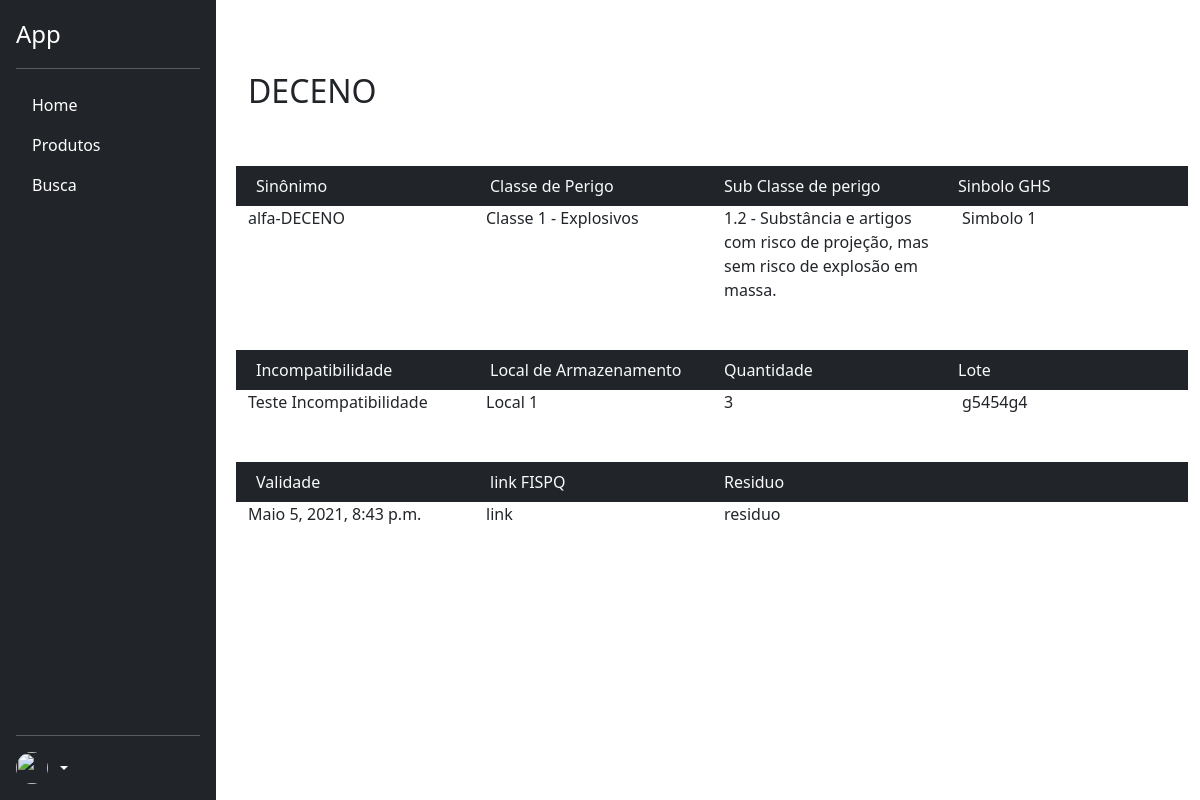
The page /produto/1 (signed in) on the database its author committed.
### core/models.py (models this page shows, shortened)
class Produto(models.Model):
    nome = models.CharField('Nome', max_length=100)
    sinonimo = models.CharField('Sinonimo', max_length=100)
    classe_de_perigo = models.ForeignKey(ClasseDePerigo, on_delete=models.CASCADE)
    sub_classe_de_perigo = models.ForeignKey(SubClassesDePerigo, on_delete=models.CASCADE)
    simbolo_ghs = models.ForeignKey(SimboloGHS, on_delete=models.CASCADE)
    incompatibilidade = models.CharField('Incompatibilidade', max_length=100)
    local_armazenamento = models.ForeignKey(LocalArmazenamento, on_delete=models.CASCADE)
    quantidade = models.IntegerField('Quantidade')
    lote = models.CharField('Lote', max_length=100)
    validate = models.DateTimeField('Data de Validade')
    link_FISPQ = models.CharField('link FISPQ', max_length=100)
    residuo = models.CharField('Residuo', max_length=100)

class ClasseDePerigo(models.Model):
    nome = models.CharField('Nome', max_length=100)
    def __str__(self):
        return f'{self.nome}'

class SubClassesDePerigo(models.Model):
    nome = models.CharField('Nome', max_length=500)
    def __str__(self):
        return f'{self.nome}'

class SimboloGHS(models.Model):
    nome = models.CharField('Nome', max_length=100)
    def __str__(self):
        return f'{self.nome}'

class LocalArmazenamento(models.Model):
    nome = models.CharField('Nome', max_length=100)
    def __str__(self):
        return f'{self.nome}'

### core/views.py (the view)
# urls.py: path('produto/<int:id>', views.produto, name='produto'),
@login_required
def produto(request, id):
    produto = Produto.objects.get(id=id)
    context = {
        'produto': produto
    }
    return render(request, "core/produto.html", context)

### core/templates/core/produto.html
{% extends "core/base.html" %}
{% block content %}
<div class="col-10 p-4 ps-5">
  <h2 class="pb-5 pt-5">{{ produto.nome }}</h2>
  <div class="row mb-0 p-2 bg-dark text-light">
    <div class="col-3">Sinônimo</div>
    <div class="col-3">Classe de Perigo</div>
    <div class="col-3">Sub Classe de perigo</div>
    <div class="col-3">Sinbolo GHS</div>
  </div>
  <div class="row mb-5">
    <div class="col-3">{{ produto.sinonimo }}</div>
    <div class="col-3">{{ produto.classe_de_perigo }}</div>
    <div class="col-3">{{ produto.sub_classe_de_perigo }}</div>
    <div class="col-3">{{ produto.simbolo_ghs }}</div>
  </div>
  <div class="row mb-0 p-2 bg-dark text-light">
    <div class="col-3">Incompatibilidade</div>
    <div class="col-3">Local de Armazenamento</div>
    <div class="col-3">Quantidade</div>
    <div class="col-3">Lote</div>
  </div>
  <div class="row mb-5">
    <div class="col-3">{{ produto.incompatibilidade }}</div>
    <div class="col-3">{{ produto.local_armazenamento }}</div>
    <div class="col-3">{{ produto.quantidade }}</div>
    <div class="col-3">{{ produto.lote }}</div>
  </div>
    <div class="row mb-0 p-2 bg-dark text-light">
    <div class="col-3">Validade</div>
    <div class="col-3">link FISPQ</div>
    <div class="col-3">Residuo</div>
    <div class="col-3"></div>
  </div>
  <div class="row mb-5">
    <div class="col-3">{{ produto.validate }}</div>
    <div class="col-3">{{ produto.link_FISPQ }}</div>
    <div class="col-3">{{ produto.residuo }}</div>
    <div class="col-3"></div>
  </div>
</div>
{% endblock %}

### core/templates/core/base.html (shortened to what this page needs)
{% load static %}
<!DOCTYPE html>
<html lang="en">
<head>
    <link rel="stylesheet" href="{% static 'css/bootstrap.min.css' %}">
    <link rel="stylesheet" href="{% static 'main.css' %}">
</head>
<body>
<div class="container-fluid">
  <div class="row">
    <div class="col-2 ps-0">
      <div class="d-flex flex-column flex-shrink-0 p-3 text-white bg-dark sticky-top" style="width: 18vw; height:100vh">
    <a href="/" class="d-flex align-items-center mb-3 mb-md-0 me-md-auto text-white text-decoration-none">
      <span class="fs-4">App</span>
    </a>
    <hr>
    <ul class="nav nav-pills flex-column mb-auto">
      <li class="nav-item">
          <a href="/" class="nav-link text-white"  aria-current="page">
          Home
        </a>
      </li>
      <li>
        <a href="/produtos" class="nav-link text-white">
          Produtos
        </a>
      </li>
      <li>
        <a href="/busca" class="nav-link text-white">
          Busca
        </a>
      </li>
    </ul>
    <hr>
    <div class="dropdown">
      <a href="#" class="d-flex align-items-center text-white text-decoration-none dropdown-toggle" id="dropdownUser1" data-bs-toggle="dropdown" aria-expanded="false" aria-haspopup="true">
        <img src="https://github.com/mdo.png" alt="" width="32" height="32" class="rounded-circle me-2">
      </a>
    </div>
  </div>
    </div>
    {% block content %}
{% endblock %}
  </div>
</div>
</body>
</html>

### core/static/main.css (style rules this page uses)
html, body { height: 100%; }
body { margin: 0; font-family: var(--bs-font-sans-serif); font-size: 1rem; font-weight: 400; line-height: 1.5; color: #212529; background-color: #fff; -webkit-text-size-adjust: 100%; -webkit-tap-highlight-color: transparent; }
.bg-dark { background-color: #212529!important; }
.text-white { color: #fff!important; }
.p-3 { padding: 1rem!important; }
.flex-shrink-0 { flex-shrink: 0!important; }
.flex-column { flex-direction: column!important; }
.d-flex { display: flex!important; }

### rows shown on the page
Produto: nome "DECENO", sinonimo "alfa-DECENO", classe_de_perigo "Classe 1 - Explosivos", sub_classe_de_perigo "1.2 - Substância e artigos com risco de projeção, mas sem risco de explosão em massa.", simbolo_ghs "Simbolo 1", incompatibilidade "Teste Incompatibilidade", local_armazenamento "Local 1", quantidade "3", lote "g5454g4", validate "Maio 5, 2021, 8:43 p.m.", link_FISPQ "link", residuo "residuo"
